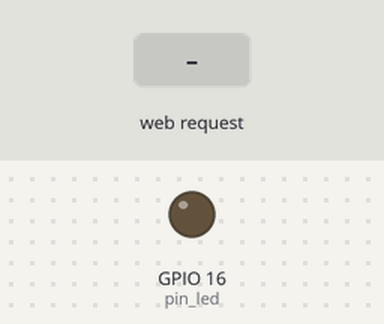
Bench run of a sketch on a simulated ESP8266 (NodeMCU). Shown: output pins drawn as LEDs (lit = HIGH). Inputs (shaded band) come from the test bench. WiFi joins after 1.5 s; servers stay silent unless stated; what the sketch prints to the serial monitor is not drawn.

Above: at 2.7 s.
2.8 s: HTTP request GET /toggle received
At 3.1 s:
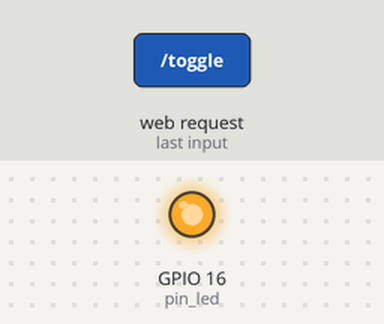
Timing chart, 0 to 5.8 s (numbered marks = the images above; inputs shaded):
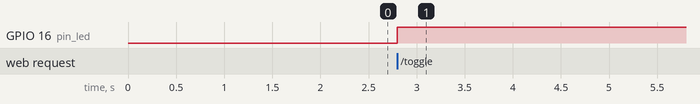

The sketch:

toggle_test.ino
```cpp
#include <ESP8266WiFi.h>
#include <ESP8266WebServer.h>

ESP8266WebServer server;
uint8_t pin_led = 16;
char* ssid = "oof_2GEXT";
char* password = "ouchowiemybones";

void setup()
{
  pinMode(pin_led, OUTPUT);
  WiFi.begin(ssid,password);
  Serial.begin(115200);
  while(WiFi.status()!=WL_CONNECTED)
  {
    Serial.print(".");
    delay(500);
  }
  Serial.println("");
  Serial.print("IP Address: ");
  Serial.println(WiFi.localIP());

  server.on("/",[](){server.send(200,"text/plain","Hello World!");});
  server.on("/toggle",toggleLED);
  server.begin();
}

void loop()
{
  server.handleClient();
}

void toggleLED()
{
  digitalWrite(pin_led,!digitalRead(pin_led));
  server.send(200,"Toggled");
}
```

Measured:
- after the input at 2.8 s, GPIO 16 (pin_led): LOW → HIGH at once
